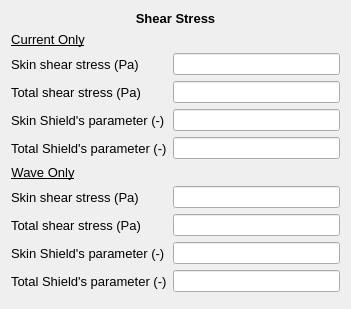
           <widget class="QWidget" name="formLayoutWidget_21">
            <property name="geometry">
             <rect>
              <x>410</x>
              <y>530</y>
              <width>351</width>
              <height>309</height>
             </rect>
            </property>
            <layout class="QFormLayout" name="formLayout_24">
             <item row="0" column="0" colspan="2">
              <widget class="QLabel" name="roughness_lbl_10">
               <property name="font">
                <font>
                 <family>MS Shell Dlg 2</family>
                 <pointsize>10</pointsize>
                 <weight>75</weight>
                 <bold>true</bold>
                </font>
               </property>
               <property name="text">
                <string>&lt;html&gt;&lt;head/&gt;&lt;body&gt;&lt;p align=&quot;center&quot;&gt;Shear Stress&lt;/p&gt;&lt;/body&gt;&lt;/html&gt;</string>
               </property>
              </widget>
             </item>
             <item row="1" column="0">
              <widget class="QLabel" name="roughness_lbl_11">
               <property name="font">
                <font>
                 <family>MS Shell Dlg 2</family>
                 <pointsize>10</pointsize>
                 <weight>75</weight>
                 <bold>true</bold>
                </font>
               </property>
               <property name="text">
                <string>&lt;html&gt;&lt;head/&gt;&lt;body&gt;&lt;p align=&quot;center&quot;&gt;&lt;span style=&quot; font-weight:400; text-decoration: underline;&quot;&gt;Current Only&lt;/span&gt;&lt;/p&gt;&lt;/body&gt;&lt;/html&gt;</string>
               </property>
              </widget>
             </item>
             <item row="2" column="0">
              <widget class="QLabel" name="skinShearCurrent_wpc_lbl">
               <property name="font">
                <font>
                 <family>MS Shell Dlg 2</family>
                 <pointsize>10</pointsize>
                 <weight>50</weight>
                 <bold>false</bold>
                 <strikeout>false</strikeout>
                 <kerning>true</kerning>
                </font>
               </property>
               <property name="text">
                <string>Skin shear stress (Pa)</string>
               </property>
              </widget>
             </item>
             <item row="2" column="1">
              <widget class="QLineEdit" name="skinShearCurrent_wpc_txt">
               <property name="readOnly">
                <bool>true</bool>
               </property>
              </widget>
             </item>
             <item row="3" column="0">
              <widget class="QLabel" name="totalShearCurrent_wpc_lbl">
               <property name="font">
                <font>
                 <family>MS Shell Dlg 2</family>
                 <pointsize>10</pointsize>
                 <weight>50</weight>
                 <bold>false</bold>
                 <strikeout>false</strikeout>
                 <kerning>true</kerning>
                </font>
               </property>
               <property name="text">
                <string>Total shear stress (Pa)</string>
               </property>
              </widget>
             </item>
             <item row="3" column="1">
              <widget class="QLineEdit" name="totalShearCurrent_wpc_txt">
               <property name="readOnly">
                <bool>true</bool>
               </property>
              </widget>
             </item>
             <item row="4" column="0">
              <widget class="QLabel" name="skinShieldsCurrent_wpc_lbl">
               <property name="font">
                <font>
                 <family>MS Shell Dlg 2</family>
                 <pointsize>10</pointsize>
                 <weight>50</weight>
                 <bold>false</bold>
                 <strikeout>false</strikeout>
                 <kerning>true</kerning>
                </font>
               </property>
               <property name="text">
                <string>Skin Shield's parameter (-)</string>
               </property>
              </widget>
             </item>
             <item row="4" column="1">
              <widget class="QLineEdit" name="skinShieldsCurrent_wpc_txt">
               <property name="readOnly">
                <bool>true</bool>
               </property>
              </widget>
             </item>
             <item row="5" column="0">
              <widget class="QLabel" name="totalShieldsCurrent_wpc_lbl">
               <property name="font">
                <font>
                 <family>MS Shell Dlg 2</family>
                 <pointsize>10</pointsize>
                 <weight>50</weight>
                 <bold>false</bold>
                 <strikeout>false</strikeout>
                 <kerning>true</kerning>
                </font>
               </property>
               <property name="text">
                <string>Total Shield's parameter (-)</string>
               </property>
              </widget>
             </item>
             <item row="5" column="1">
              <widget class="QLineEdit" name="totalShieldsCurrent_wpc_txt">
               <property name="readOnly">
                <bool>true</bool>
               </property>
              </widget>
             </item>
             <item row="6" column="0">
              <widget class="QLabel" name="roughness_lbl_9">
               <property name="font">
                <font>
                 <family>MS Shell Dlg 2</family>
                 <pointsize>10</pointsize>
                 <weight>75</weight>
                 <bold>true</bold>
                </font>
               </property>
               <property name="text">
                <string>&lt;html&gt;&lt;head/&gt;&lt;body&gt;&lt;p align=&quot;center&quot;&gt;&lt;span style=&quot; font-weight:400; text-decoration: underline;&quot;&gt;Wave Only&lt;/span&gt;&lt;/p&gt;&lt;/body&gt;&lt;/html&gt;</string>
               </property>
              </widget>
             </item>
             <item row="7" column="0">
              <widget class="QLabel" name="skinShearWave_wpc_lbl">
               <property name="font">
                <font>
                 <family>MS Shell Dlg 2</family>
                 <pointsize>10</pointsize>
                 <weight>50</weight>
                 <bold>false</bold>
                 <strikeout>false</strikeout>
                 <kerning>true</kerning>
                </font>
               </property>
               <property name="text">
                <string>Skin shear stress (Pa)</string>
               </property>
              </widget>
             </item>
             <item row="7" column="1">
              <widget class="QLineEdit" name="skinShearWave_wpc_txt">
               <property name="readOnly">
                <bool>true</bool>
               </property>
              </widget>
             </item>
             <item row="8" column="0">
              <widget class="QLabel" name="totalShearWave_wpc_lbl">
               <property name="font">
                <font>
                 <family>MS Shell Dlg 2</family>
                 <pointsize>10</pointsize>
                 <weight>50</weight>
                 <bold>false</bold>
                 <strikeout>false</strikeout>
                 <kerning>true</kerning>
                </font>
               </property>
               <property name="text">
                <string>Total shear stress (Pa)</string>
               </property>
              </widget>
             </item>
             <item row="8" column="1">
              <widget class="QLineEdit" name="totalShearWave_wpc_txt">
               <property name="readOnly">
                <bool>true</bool>
               </property>
              </widget>
             </item>
             <item row="9" column="0">
              <widget class="QLabel" name="skinShieldsWave_wpc_lbl">
               <property name="font">
                <font>
                 <family>MS Shell Dlg 2</family>
                 <pointsize>10</pointsize>
                 <weight>50</weight>
                 <bold>false</bold>
                 <strikeout>false</strikeout>
                 <kerning>true</kerning>
                </font>
               </property>
               <property name="text">
                <string>Skin Shield's parameter (-)</string>
               </property>
              </widget>
             </item>
             <item row="9" column="1">
              <widget class="QLineEdit" name="skinShieldsWave_wpc_txt">
               <property name="readOnly">
                <bool>true</bool>
               </property>
              </widget>
             </item>
             <item row="10" column="0">
              <widget class="QLabel" name="totalShieldsWave_wpc_lbl">
               <property name="font">
                <font>
                 <family>MS Shell Dlg 2</family>
                 <pointsize>10</pointsize>
                 <weight>50</weight>
                 <bold>false</bold>
                 <strikeout>false</strikeout>
                 <kerning>true</kerning>
                </font>
               </property>
               <property name="text">
                <string>Total Shield's parameter (-)</string>
               </property>
              </widget>
             </item>
             <item row="10" column="1">
              <widget class="QLineEdit" name="totalShieldsWave_wpc_txt">
               <property name="readOnly">
                <bool>true</bool>
               </property>
              </widget>
             </item>
            </layout>
           </widget>
